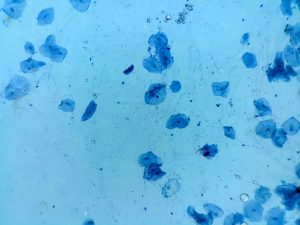
#> input picture cell1.jpg, 300 x 225 px
$ jupyter execute --allow-errors ImageProcessingMidTerm.ipynb
#> lines starting #> are read from the running program, lines starting #| are printed output that depends on the picture; after the words box and inside, x2 and y2 are one past the last pixel; in counts of white or black regions, pixels touching at a corner belong together
[cell 1]
from matplotlib import pyplot as plt
from skimage.segmentation import flood
import cv2
import imutils


img = cv2.imread("./cell1.jpg")
#> img is the input picture: shape (225, 300, 3); mean B, G, R 227.1, 184.2, 101.5
WHITE = [255,255,255]

img= cv2.copyMakeBorder(img.copy(),5,5,5,5,cv2.BORDER_CONSTANT,value=WHITE) # for externel countour removing
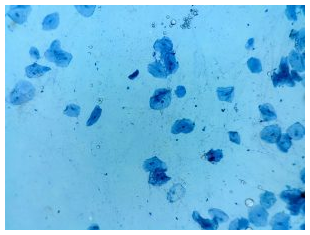
#> img: shape (235, 310, 3); mean B, G, R 229.1, 189.4, 112.8
rawImage= img.copy()
gray = cv2.cvtColor(img, cv2.COLOR_BGR2GRAY)
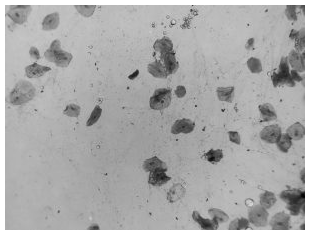
#> gray: shape (235, 310); min 3, max 255, mean 171
gray = cv2.GaussianBlur(gray,(11,11),0)
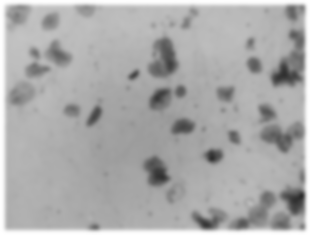
#> gray: shape (235, 310); min 44, max 255, mean 171
ret, otsu = cv2.threshold(gray, 0, 255, cv2.THRESH_BINARY +
                                            cv2.THRESH_OTSU)
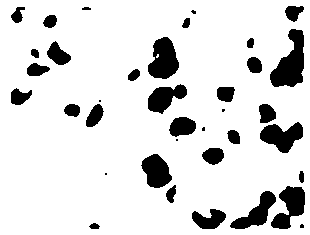
#> otsu: shape (235, 310); 86.3% white; 37 black regions (7 under 20 px), largest, box (x1, y1, x2, y2) and area: (270, 29, 304, 87) 1165, (148, 37, 179, 79) 907, (271, 186, 305, 229) 818
#> ret = 148

otsu = cv2.morphologyEx(otsu, cv2.MORPH_OPEN, (11,11))
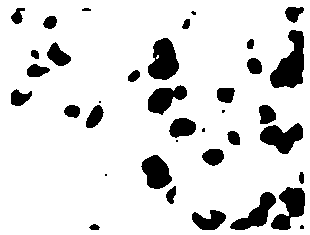
#> otsu: shape (235, 310); 86.3% white; 37 black regions (7 under 20 px)

cnts = cv2.findContours(otsu.copy(), cv2.RETR_CCOMP,cv2.CHAIN_APPROX_SIMPLE)
#> cnts = 39 contours, 6 with area under 20; largest, box (x1, y1, x2, y2) and area: (0, 0, 310, 235) 72306, (269, 29, 305, 89) 1244, (147, 37, 180, 81) 970, (270, 186, 306, 231) 886, (259, 122, 304, 155) 852
cnts = imutils.grab_contours(cnts)
print("{} contours found".format(len(cnts)-2))
#| 37 contours found

fig, ax = plt.subplots(ncols=4,nrows=1, figsize=(25, 50))
for (i, c) in enumerate(cnts):# draw the contour
    if(i > 1): # for externel countour removing
        ((x, y), _) = cv2.minEnclosingCircle(c)
        cv2.drawContours(img, [c], -1, (0, 255, 255), 2)
        cv2.putText(img, "#{}".format(i + 1), (int(x) - 10, int(y)),
            cv2.FONT_HERSHEY_SIMPLEX, 0.3, (0, 0, 255), 1)
#> this loop made 39 passes
#> (x, y) on passes 3 to 14: (301.5, 226.8), (94, 227), (208.4, 216.5), (252, 211.5), (287, 208), (172.5, 194.5), (105.5, 174.5), (301, 177.5), (156.3, 171.3), (212.6, 156), (176.5, 140.5), (233.5, 138)
#> c on pass 2: [[0, 0], [0, 234], [309, 234], [309, 0]]
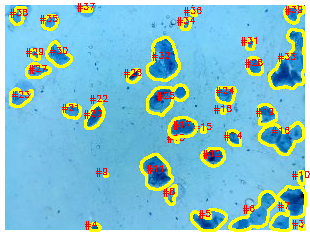
#> img: shape (235, 310, 3); 12.19% of pixels changed, all inside (x1, y1, x2, y2) = (9, 3, 310, 232)


ax[0].imshow(rawImage, cmap=plt.cm.gray)
ax[0].set_title('Original')

ax[1].imshow(gray, cmap=plt.cm.gray)
ax[1].set_title('Gray Image')

ax[2].imshow(otsu, cmap=plt.cm.gray)
ax[2].set_title('Otsu')

ax[3].imshow(img, cmap=plt.cm.gray)
ax[3].set_title('Segmented')

plt.show()
#> figure, not shown here; B, G, R data is drawn as R, G, B
